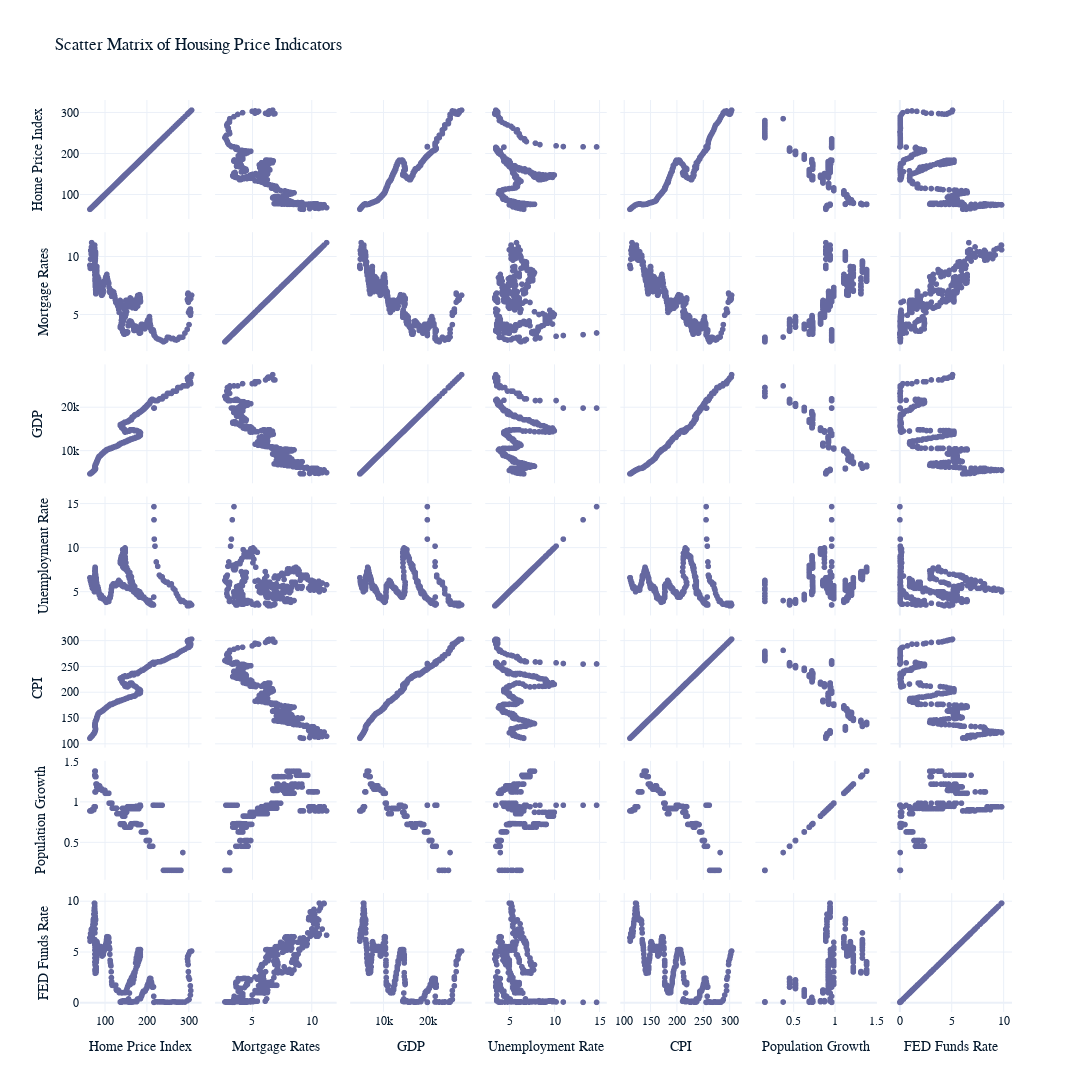

Notebook cell for this chart:
### Markdown cell above
## **Correlation Heatmap Analysis**
Establishing a strong correlation as over 0.6 or under -0.6, we can identify several values that are worth commenting on.

### **Home Price Index** 
It has a very strong correlation with GDP (0.96), meaning that 96% of the variables that explain the movements of this index also explain the movements of GDP. This makes sense as GDP is a way of measuring how well the economy of a country is doing, so the better it is, the higher the demand for housing.

The same effect happens with the Consumer Price Index (corr of 0.94), as the housing market represents around one third of the value of the market basket used to measure the CPI.

On the other hand, we see the opposite effect with Mortgage (corr of -0.74) and with Population Growth (corr of -0.79). Regarding Mortgage Rates, it makes sense because the higher the mortgage rates that people have to pay, the lower will be the demand for housing. Regarding the Population Growth, the data shows that as the population decreases, the Home Price Index increases.

### **Fed Funds**
Highly correlated with Mortgage Rates (corr of 0.9) due to the fact that Fed rates are the base for other rates. Also, higher Fed rates are used to decrease inflation, corroborating the negative correlation with the Consumer Price Index (corr of -0.73). Lastly, higher Fed rates increase the cost for the overall economy, negatively impacting GDP (corr of -0.69).

### **GDP** 
Similar to the Home Price Index, the correlation to the Consumer Price Index (corr of 0.99) means that a higher GDP implies a higher CPI. The opposite happens with the Mortgage Rates (corr of -0.85) and the Population Growth (corr of -0.82), meaning that the more costly the housing to people, the lower would be the GDP.

### **Consumer Price Index** 
As the housing market represents around one third of the market basket used to measure the CPI, higher costs (Mortgage corr of -0.88) will imply a lower demand in the housing market and thus, a lower CPI. The data also shows that the lower the Population Growth (corr of -0.78), the higher the CPI.

### **Mortgage** 
Strong correlation with Population Growth (corr of 0.7), meaning that if the population grows, rates should increase.

### Code cell
# Pairplot 
# Generate a scatter matrix with improved size and styling
fig = px.scatter_matrix(  
    df,                         # The DataFrame containing the data to be plotted
    dimensions=['HomePriceIndex', 'Mortgage', 'GDP', 'UnemploymentRate', 'ConsumerPriceIndex', 'PopulationGrowth', 'FedFunds'],
    title='Scatter Matrix of Housing Price Indicators',   # Set the title of the Scatter Matrix plot 
    labels={                                              # Custom labels for the axes
        'HomePriceIndex': 'Home Price Index',
        'Mortgage': 'Mortgage Rates',
        'GDP': 'GDP',
        'UnemploymentRate': 'Unemployment Rate',
        'ConsumerPriceIndex': 'CPI',
        'PopulationGrowth': 'Population Growth',
        'FedFunds': 'FED Funds Rate'
    }
)

# Update the layout for better visibility
fig.update_layout(width = 1500, height= 1500, dragmode='select', hovermode='closest')   
fig.show()                                    # Render and display the scatter matrix plot

### Figure 1 — Plotly figure (JSON) as saved in the notebook; plotly's stock layout.template omitted (floating-point values rounded to 4 significant figures; data arrays with more than 128 entries replaced by an {"elided": "..."} marker saying what was removed)
{"data": [{"dimensions": [{"axis": {"matches": true}, "label": "Home Price Index", "values": {"elided": "439 float values"}}, {"axis": {"matches": true}, "label": "Mortgage Rates", "values": {"elided": "439 float values"}}, {"axis": {"matches": true}, "label": "GDP", "values": {"elided": "439 float values"}}, {"axis": {"matches": true}, "label": "Unemployment Rate", "values": {"elided": "439 float values"}}, {"axis": {"matches": true}, "label": "CPI", "values": {"elided": "439 float values"}}, {"axis": {"matches": true}, "label": "Population Growth", "values": {"elided": "439 float values"}}, {"axis": {"matches": true}, "label": "FED Funds Rate", "values": {"elided": "439 float values"}}], "hovertemplate": "%{xaxis.title.text}=%{x}<br>%{yaxis.title.text}=%{y}<extra></extra>", "legendgroup": "", "marker": {"color": "#6568a0", "symbol": "circle"}, "name": "", "showlegend": false, "type": "splom"}], "layout": {"legend": {"tracegroupgap": 0}, "title": {"text": "Scatter Matrix of Housing Price Indicators"}, "dragmode": "select", "width": 1500, "height": 1500, "hovermode": "closest"}}
